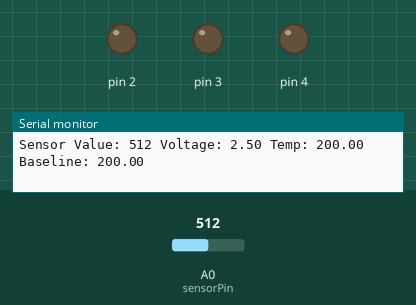
Simulated run of this sketch. Board: Arduino Uno, built with avr-gcc and run on an emulated ATmega328P. Parts: output pins drawn as LEDs (lit = HIGH), the last lines printed to the serial monitor. The test bench sets the inputs (shaded band); at power-on: A0 (sensorPin) = 512.

Above: at 1.2 s.
1.3 s: A0 (sensorPin) set to 517
At 2.4 s:
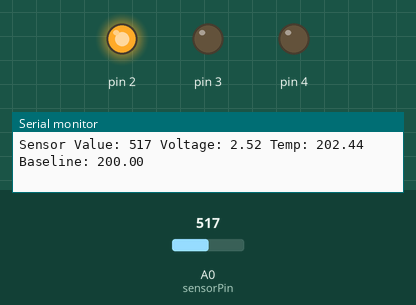
3.0 s: A0 (sensorPin) set to 716
At 3.7 s:
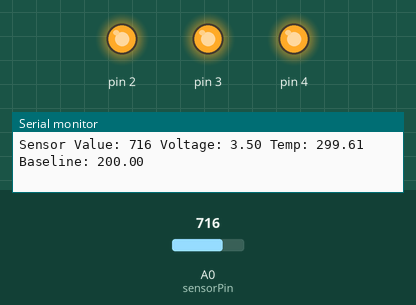
4.5 s: A0 (sensorPin) set to 511
At 5.1 s:
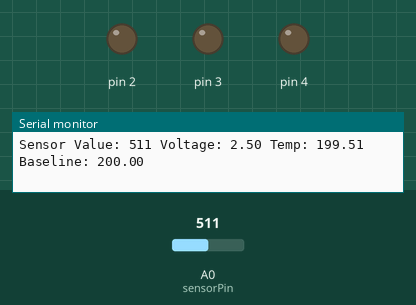
7.5 s: A0 (sensorPin) set to 900
At 7.8 s:
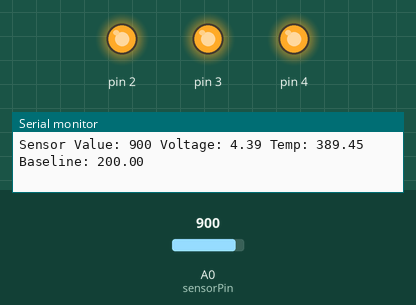
Timing chart, 0 to 10.5 s (numbered marks = the images above; inputs shaded):
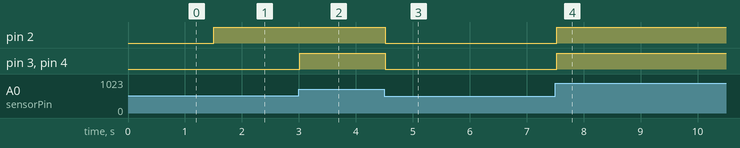

Measured:
- the behaviour switches between 516 and 517 on A0 (sensorPin) (found by bisection; images 0 and 1)
- after the input at 1.3 s, pin 2: LOW → HIGH after 0.21 s
- after the input at 3.0 s, pin 3, pin 4: LOW → HIGH at once
- after the input at 4.5 s, pin 2–4: HIGH → LOW at once
- after the input at 7.5 s, pin 2–4: LOW → HIGH at once

The sketch:

Love-o-Meter.ino
```cpp
#include <string.h>

const int sensorPin = A0;
float baseline = 0.0;
float voltage = 0.0;
float temperature = 0.0;
int sensorValue = 0;

void setup()
{
    Serial.begin(9600);
    resetLEDs();

    sensorValue = analogRead(sensorPin);
    voltage = getVoltage(sensorValue);
    temperature = getTemperature(voltage);
    baseline = temperature;
}

void loop()
{
    //resetLEDs();

    sensorValue = analogRead(sensorPin);
    voltage = getVoltage(sensorValue);
    temperature = getTemperature(voltage);

    Serial.print("Sensor Value: ");
    Serial.print(sensorValue);
    Serial.print(" Voltage: ");
    Serial.print(voltage);
    Serial.print(" Temp: ");
    Serial.print(temperature);
    Serial.print(" Baseline: ");
    Serial.println(baseline);
    measureLove(temperature);

    delay(500);
}

float getVoltage(int sensorValue)
{
    return (sensorValue / 1024.0) * 5.0;
}

float getTemperature(float voltage)
{
    return (voltage - 0.5) * 100.0;
}

void resetLEDs()
{
    for (short pinNumber = 2; pinNumber < 5; pinNumber++)
    {
        pinMode(pinNumber, OUTPUT);
        digitalWrite(pinNumber, LOW);
    }
}

void measureLove(float temperature)
{
    for (short pinNumber = 2; pinNumber < 5; pinNumber++)
    {
        if (temperature > baseline + pinNumber)
        {
            digitalWrite(pinNumber, HIGH);
        }
        else
        {
            digitalWrite(pinNumber, LOW);
        }
    }
}
```
